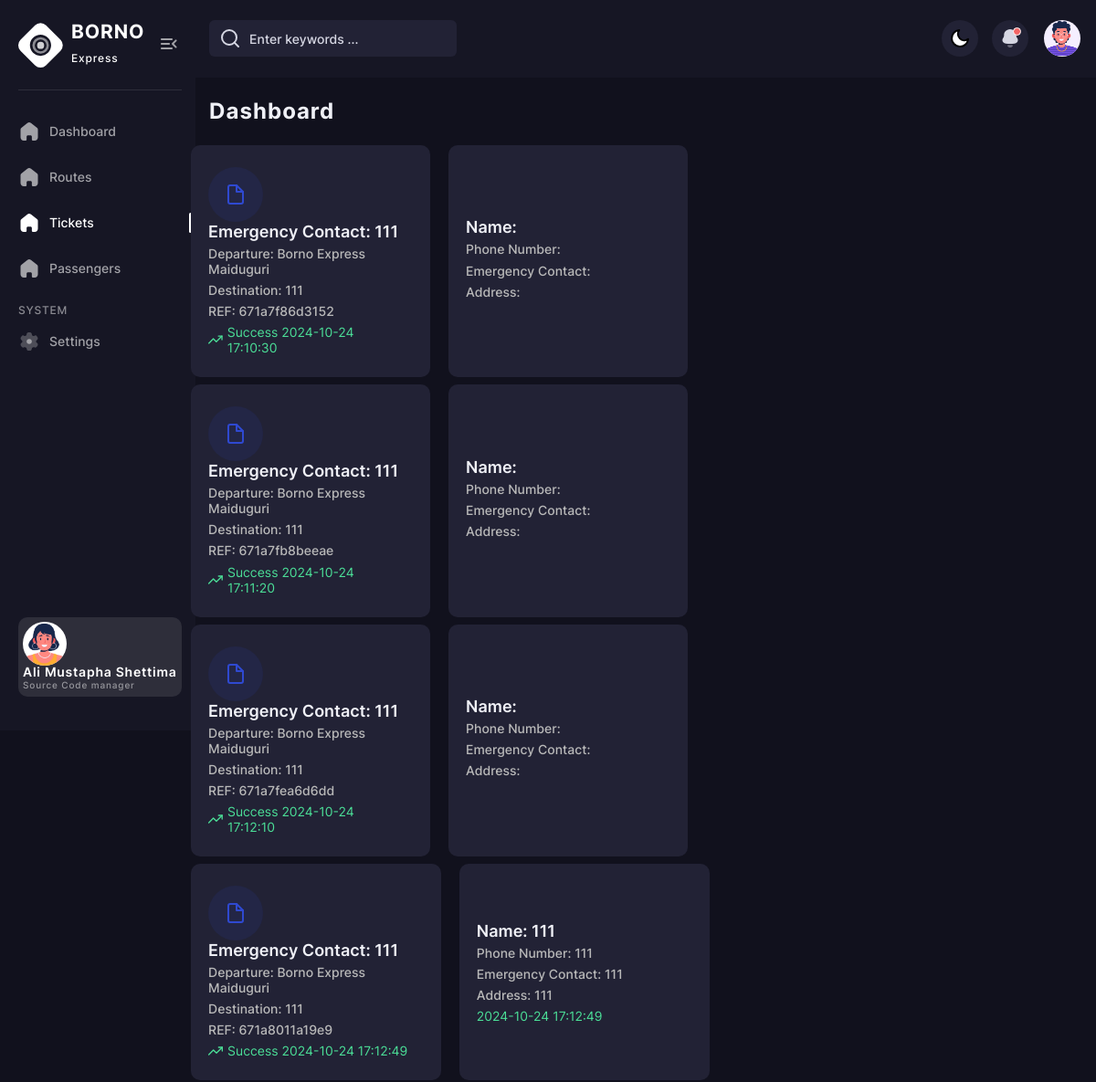
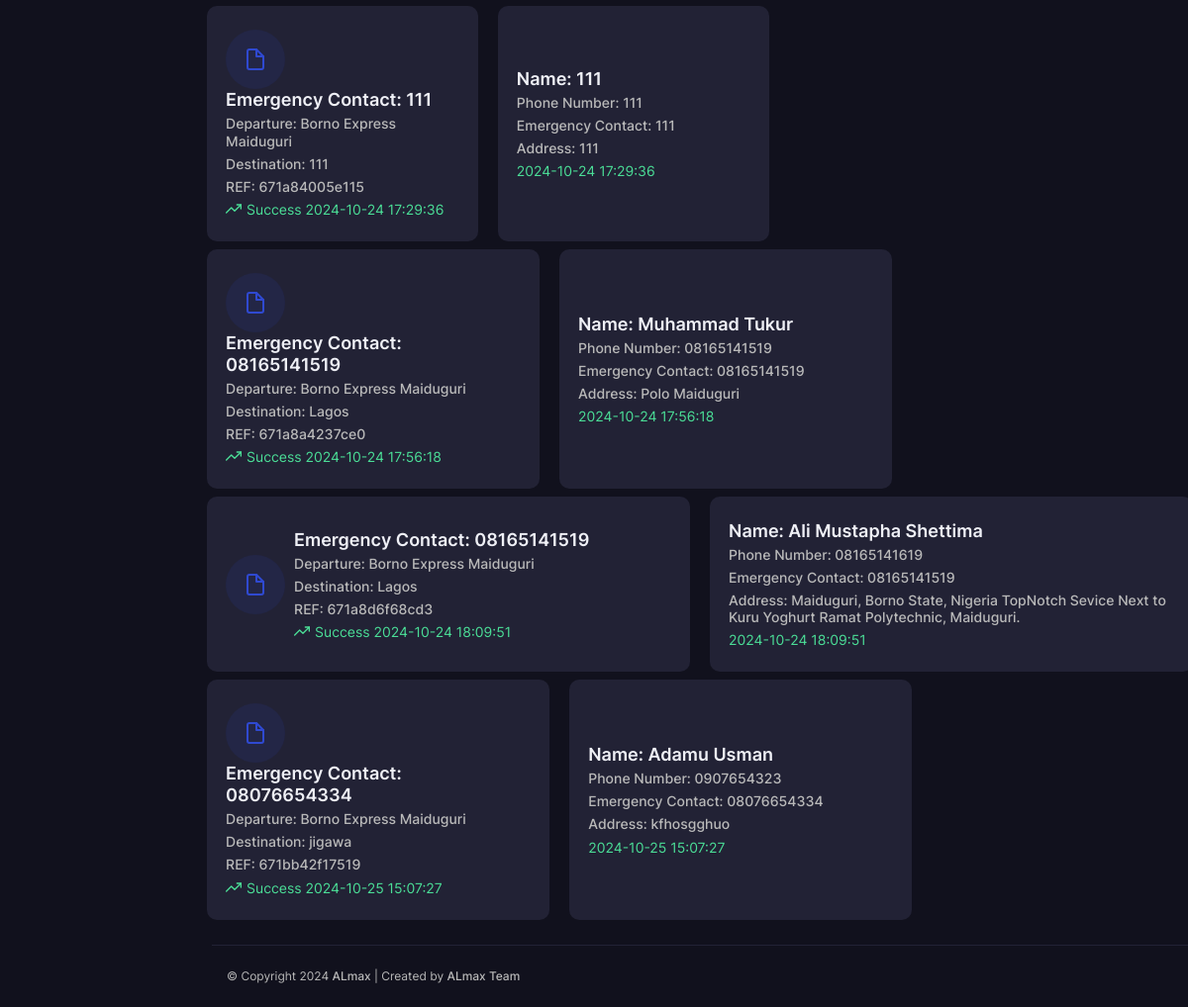
/dashboard.php?tickets=all, run on the app's committed database (2 pictures, top to bottom).
### tables this page shows
CREATE TABLE `tickets` (
  `id` bigint(20) NOT NULL,
  `ticket_id` varchar(222) NOT NULL,
  `created_at` timestamp NOT NULL DEFAULT current_timestamp(),
  `update_at` timestamp NOT NULL DEFAULT current_timestamp(),
  `deleted_at` timestamp NULL DEFAULT NULL,
  `vehicle_id` varchar(222) NOT NULL,
  `passenger_id` varchar(222) DEFAULT NULL,
  `emergency_contact` varchar(222) NOT NULL DEFAULT '08165141519',
  `destination` varchar(222) NOT NULL,
  `departure` varchar(222) NOT NULL,
  `status` varchar(222) DEFAULT 'New'
);

CREATE TABLE `passengers` (
  `id` bigint(20) NOT NULL,
  `name` varchar(222) NOT NULL,
  `created_at` timestamp NOT NULL DEFAULT current_timestamp(),
  `updated_at` timestamp NOT NULL DEFAULT current_timestamp(),
  `deleted_at` timestamp NULL DEFAULT NULL,
  `age` varchar(222) DEFAULT '18',
  `gender` varchar(222) NOT NULL,
  `phone_number` varchar(222) NOT NULL,
  `emergency_number` varchar(222) NOT NULL,
  `first_contact_number` varchar(222) DEFAULT NULL,
  `ticket_id` varchar(222) NOT NULL,
  `address` text DEFAULT NULL
);

### database/Database.php (called while the page is built, shortened)
<?php
class database
{
    private $host = "127.0.0.1";
    private $db_name = "borno_express";
    private $username = "root";
    private $password = "";
    public function getConnection()
    {
        $this->conn = null;
        try {
            $this->conn =  mysqli_connect($this->host, $this->username, $this->password, $this->db_name);
        } catch (Exception $e) {
            die("Database connection error: " . $e->getMessage());
        }
        return $this->conn;
    }
}

### app/models/Ticket.php (called while the page is built, shortened)
<?php
class Ticket {
    private $conn;
    public $table = 'tickets';
    public function __construct($db) {
        $this->conn = $db;
    }
    public function read() {
        $query = "SELECT * FROM tickets WHERE deleted_at IS NULL";
        $stmt = $this->conn->prepare($query);
        $stmt->execute();
        return $stmt->get_result();
    }
    public function find($id) {
        $query = "SELECT * FROM " . $this->table . " WHERE ticket_id = ? LIMIT 0,1";
        $stmt = $this->conn->prepare($query);
        $stmt->bind_param("s", $id);
        $stmt->execute();
        $result = $stmt->get_result();
        if ($row = $result->fetch_assoc()) {
            $this->ticket_id = $row['ticket_id'];
            $this->emergency_contact = $row['emergency_contact'];
            $this->status = $row['status'];
            $this->destination = $row['destination'];
            $this->departure = $row['departure'];
            $this->created_at = $row['created_at'];
            return $this;
        }
        return false;
    }
}
?>

### app/models/Passenger.php (called while the page is built, shortened)
<?php
class Passenger {
    private $conn;
    public $table = 'passengers';
    public function __construct($db) {
        $this->conn = $db;
    }
    public function find($id) {
        $query = "SELECT * FROM " . $this->table . " WHERE ticket_id = ? LIMIT 0,1";
        $stmt = $this->conn->prepare($query);
        $stmt->bind_param("s", $id);
        $stmt->execute();
        $result = $stmt->get_result();
        if ($row = $result->fetch_assoc()) {
            $this->name = $row['name'];
            $this->address = $row['address'];
            $this->phone_number = $row['phone_number'];
            $this->emergency_number = $row['emergency_number'];
            $this->created_at = $row['created_at'];
            return true;
        }
        return false;
    }
}
?>

### components/dashboard/ticket.php (the view, shortened to what this page needs)
<?php
require_once __DIR__ . '/../../app/models/Passenger.php';
require_once __DIR__ . '/../../app/models/Ticket.php';
require_once __DIR__ . '/../../database/Database.php';
$database = new Database();
$ticket = new Ticket($database->getConnection());
$passenger = new Passenger($database->getConnection());
$all_ticket = $ticket->read();
$ticketId = isset($_GET['tickets']) ? htmlspecialchars($_GET['tickets']) : '';
function displayTicketInfo($ticket, $passenger = null) {
    echo '
    <div class="ticket-card-wrapper row" style="margin-bottom:8px;">
       <div class="col-6">
         <article class="stat-cards-item ticket-card">
           <div class="stat-cards-icon primary">
             <i data-feather="file" aria-hidden="true"></i>
           </div>
           <div class="stat-cards-info">
             <p class="stat-cards-info__num ticket_emergency_contact">Emergency Contact: ' . $ticket->emergency_contact . '</p>
             <p class="stat-cards-info__title ticket_departure">Departure: ' . $ticket->departure . '</p>
             <p class="stat-cards-info__title ticket_destination">Destination: ' . $ticket->destination . '</p>
             <p class="stat-cards-info__title ticket_ref">REF: ' . $ticket->ticket_id . '</p>
             <p class="stat-cards-info__progress">
               <span class="stat-cards-info__profit success">
                 <i data-feather="trending-up" aria-hidden="true"></i>' . $ticket->status . ' ' . $ticket->created_at . '
               </span>
             </p>
           </div>
         </article>
       </div>';
    if ($passenger) {
        echo '
        <div class="col-6">
             <article class="stat-cards-item passenger-card">
               <div class="stat-cards-info">
                 <p class="stat-cards-info__num passenger_name">Name: ' . $passenger->name . '</p>
                 <p class="stat-cards-info__title passenger_phone">Phone Number: ' . $passenger->phone_number . '</p>
                 <p class="stat-cards-info__title passenger_emergency_contact">Emergency Contact: ' . $passenger->emergency_number . '</p>
                 <p class="stat-cards-info__title passenger_address">Address: ' . $passenger->address . '</p>
                 <p class="stat-cards-info__progress">
                   <span class="stat-cards-info__profit success">' . $passenger->created_at . '
                   </span>
                 </p>
               </div>
             </article>
        </div>';
    }
    echo '</div>';
}
if ($ticketId && $ticket->find($ticketId)) {
    $passenger->find($ticketId);
    displayTicketInfo($ticket, $passenger);
} else {
    foreach ($all_ticket as $ticketData) {
       $ticket->find($ticketData['ticket_id']);
       $passenger->find($ticket->ticket_id);
       displayTicketInfo($ticket, $passenger);
    }
}
?>

### dashboard.php (shortened to what this page needs)
<!DOCTYPE html>
<html lang="en">
<head>
    <link rel="stylesheet" href="./assets/css/style.min.css">
</head>
<body>
    <div class="page-flex">
        <?php include './components/dashboard/aside.php'; ?>
        <div class="main-wrapper">
            <?php include './components/dashboard/navigation.php'; ?>
            <main class="main users chart-page" id="skip-target">
                <div class="container">
                    <h2 class="main-title">Dashboard</h2>
                    <div class="row">
                        <?php
                           if(isset($_GET['routes'])){
                             include './components/dashboard/route.php';
                           }
                           elseif(isset($_GET['passengers'])){
                             include './components/dashboard/passenger.php';
                           }
                           elseif(isset($_GET['tickets'])){
                             include './components/dashboard/ticket.php';
                           }
                           else{
                             include './components/dashboard/index.php';
                           }
                        ?>
                    </div>
                </div>
            </main>
            <footer class="footer">
                <div class="container">
                    &COPY; Copyright 2024 <a href="#">ALmax</a> | Created by <a href="https://github.com/ALmax-git"
                        target="_blank">ALmax Team</a><br>
                </div>
            </footer>
        </div>
    </div>
</body>
</html>

### components/dashboard/aside.php (shortened to what this page needs)
<aside class="sidebar">
    <div class="sidebar-start">
        <div class="sidebar-head">
            <a href="/" class="logo-wrapper" title="Home">
                <span class="icon logo" aria-hidden="true"></span>
                <div class="logo-text">
                    <span class="logo-title">BORNO</span>
                    <span class="logo-subtitle">Express</span>
                </div>
            </a>
            <button class="sidebar-toggle transparent-btn" title="Menu" type="button">
                <span class="icon menu-toggle" aria-hidden="true"></span>
            </button>
        </div>
        <div class="sidebar-body">
            <ul class="sidebar-body-menu">
                <li>
                    <a class="<?php if(isset($_GET['index'])){echo "active";}?>" href="./dashboard.php?index=1"><span class="icon home" aria-hidden="true"></span>Dashboard</a>
                </li>
                <li>
                    <a class="<?php if(isset($_GET['routes'])){echo "active";}?>" href="./dashboard.php?routes=1"><span class="icon home" aria-hidden="true"></span>Routes</a>
                </li>
                <li>
                    <a class="<?php if(isset($_GET['tickets'])){echo "active";}?>" href="./dashboard.php?tickets=all"><span class="icon home" aria-hidden="true"></span>Tickets</a>
                </li>
                <li>
                    <a class="<?php if(isset($_GET['passengers'])){echo "active";}?>" href="./dashboard.php?passengers=1"><span class="icon home" aria-hidden="true"></span>Passengers</a>
                </li>
            </ul>
            <span class="system-menu__title">system</span>
            <ul class="sidebar-body-menu">
                <li>
                    <a href="##"><span class="icon setting" aria-hidden="true"></span>Settings</a>
                </li>
            </ul>
        </div>
    </div>
    <div class="sidebar-footer">
        <a href="##" class="sidebar-user">
            <span class="sidebar-user-img">
                <picture>
                    <source srcset="./assets/img/avatar/avatar-illustrated-01.webp" type="image/webp"><img
                        src="./assets/img/avatar/avatar-illustrated-01.png" alt="User name">
                </picture>
            </span>
            <div class="sidebar-user-info">
                <span class="sidebar-user__title">Ali Mustapha Shettima</span>
                <span class="sidebar-user__subtitle">Source Code manager</span>
            </div>
        </a>
    </div>
</aside>

### components/dashboard/navigation.php (shortened to what this page needs)
<nav class="main-nav--bg">
    <div class="container main-nav">
        <div class="main-nav-start">
            <div class="search-wrapper">
                <i data-feather="search" aria-hidden="true"></i>
                <input type="text" id="searchInput"  onkeyup="searchTickets()"  placeholder="Enter keywords ..." required>
            </div>
        </div>
        <div class="main-nav-end">
            <button class="theme-switcher gray-circle-btn" type="button" title="Switch theme">
                <i class="moon-icon" data-feather="moon" aria-hidden="true"></i>
            </button>
            <div class="notification-wrapper">
                <button class="gray-circle-btn dropdown-btn" title="To messages" type="button">
                    <span class="icon notification active" aria-hidden="true"></span>
                </button>
            </div>
            <div class="nav-user-wrapper">
                <button href="##" class="nav-user-btn dropdown-btn" title="My profile" type="button">
                    <span class="nav-user-img">
                        <picture>
                            <source srcset="./assets/img/avatar/avatar-illustrated-02.webp" type="image/webp">
                            <img src="./assets/img/avatar/avatar-illustrated-02.png" alt="User name">
                        </picture>
                    </span>
                </button>
            </div>
        </div>
    </div>
</nav>

### data on the page
tickets: emergency_contact "111", departure "Borno Express Maiduguri", destination "111", ticket "671a7f86d3152", status "Success", created_at "2024-10-24 17:10:30"
tickets: emergency_contact "111", departure "Borno Express Maiduguri", destination "111", ticket "671a7fb8beeae", status "Success", created_at "2024-10-24 17:11:20"
tickets: emergency_contact "111", departure "Borno Express Maiduguri", destination "111", ticket "671a7fea6d6dd", status "Success", created_at "2024-10-24 17:12:10"
tickets: emergency_contact "111", departure "Borno Express Maiduguri", destination "111", ticket "671a8011a19e9", status "Success", created_at "2024-10-24 17:12:49", passengers.name "111", passengers.phone_number "111", passengers.emergency_number "111", passengers.address "111", passengers.created_at "2024-10-24 17:12:49"
tickets: emergency_contact "111", departure "Borno Express Maiduguri", destination "111", ticket "671a84005e115", status "Success", created_at "2024-10-24 17:29:36", passengers.name "111", passengers.phone_number "111", passengers.emergency_number "111", passengers.address "111", passengers.created_at "2024-10-24 17:29:36"
tickets: emergency_contact "08165141519", departure "Borno Express Maiduguri", destination "Lagos", ticket "671a8a4237ce0", status "Success", created_at "2024-10-24 17:56:18", passengers.name "Muhammad Tukur", passengers.phone_number "08165141519", passengers.emergency_number "08165141519", passengers.address "Polo Maiduguri", passengers.created_at "2024-10-24 17:56:18"
tickets: emergency_contact "08165141519", departure "Borno Express Maiduguri", destination "Lagos", ticket "671a8d6f68cd3", status "Success", created_at "2024-10-24 18:09:51", passengers.name "Ali Mustapha Shettima", passengers.phone_number "08165141619", passengers.emergency_number "08165141519", passengers.address "Maiduguri, Borno State, Nigeria TopNotch Sevice Next to Kuru Yoghurt Ramat Polytechnic, Maiduguri.", passengers.created_at "2024-10-24 18:09:51"
tickets: emergency_contact "08076654334", departure "Borno Express Maiduguri", destination "jigawa", ticket "671bb42f17519", status "Success", created_at "2024-10-25 15:07:27", passengers.name "Adamu Usman", passengers.phone_number "0907654323", passengers.emergency_number "08076654334", passengers.address "kfhosgghuo", passengers.created_at "2024-10-25 15:07:27"
